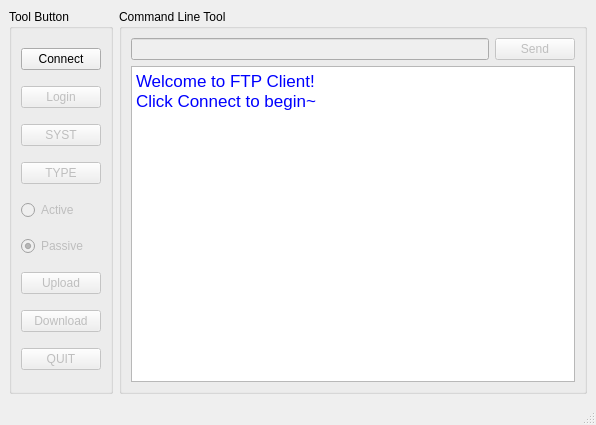
<?xml version="1.0" encoding="UTF-8"?>
<ui version="4.0">
 <class>MainWindow</class>
 <widget class="QMainWindow" name="MainWindow">
  <property name="geometry">
   <rect>
    <x>0</x>
    <y>0</y>
    <width>596</width>
    <height>425</height>
   </rect>
  </property>
  <property name="windowTitle">
   <string>FTP Client</string>
  </property>
  <widget class="QWidget" name="centralwidget">
   <layout class="QHBoxLayout" name="horizontalLayout_2">
    <item>
     <widget class="QGroupBox" name="group_btn">
      <property name="title">
       <string>Tool Button</string>
      </property>
      <layout class="QVBoxLayout" name="verticalLayout">
       <item>
        <widget class="QPushButton" name="btn_connect">
         <property name="text">
          <string>Connect</string>
         </property>
        </widget>
       </item>
       <item>
        <widget class="QPushButton" name="btn_login">
         <property name="enabled">
          <bool>false</bool>
         </property>
         <property name="text">
          <string>Login</string>
         </property>
        </widget>
       </item>
       <item>
        <widget class="QPushButton" name="btn_syst">
         <property name="enabled">
          <bool>false</bool>
         </property>
         <property name="text">
          <string>SYST</string>
         </property>
        </widget>
       </item>
       <item>
        <widget class="QPushButton" name="btn_type">
         <property name="enabled">
          <bool>false</bool>
         </property>
         <property name="text">
          <string>TYPE</string>
         </property>
        </widget>
       </item>
       <item>
        <widget class="QRadioButton" name="rb_port">
         <property name="enabled">
          <bool>false</bool>
         </property>
         <property name="text">
          <string>Active</string>
         </property>
        </widget>
       </item>
       <item>
        <widget class="QRadioButton" name="rb_pasv">
         <property name="enabled">
          <bool>false</bool>
         </property>
         <property name="text">
          <string>Passive</string>
         </property>
         <property name="checked">
          <bool>true</bool>
         </property>
        </widget>
       </item>
       <item>
        <widget class="QPushButton" name="btn_upload">
         <property name="enabled">
          <bool>false</bool>
         </property>
         <property name="text">
          <string>Upload</string>
         </property>
        </widget>
       </item>
       <item>
        <widget class="QPushButton" name="btn_download">
         <property name="enabled">
          <bool>false</bool>
         </property>
         <property name="text">
          <string>Download</string>
         </property>
        </widget>
       </item>
       <item>
        <widget class="QPushButton" name="btn_quit">
         <property name="enabled">
          <bool>false</bool>
         </property>
         <property name="text">
          <string>QUIT</string>
         </property>
        </widget>
       </item>
      </layout>
     </widget>
    </item>
    <item>
     <widget class="QGroupBox" name="group_cmd">
      <property name="title">
       <string>Command Line Tool</string>
      </property>
      <layout class="QVBoxLayout" name="verticalLayout_2">
       <item>
        <layout class="QHBoxLayout" name="horizontalLayout">
         <item>
          <widget class="QLineEdit" name="lineEdit">
           <property name="enabled">
            <bool>false</bool>
           </property>
          </widget>
         </item>
         <item>
          <widget class="QPushButton" name="btn_send">
           <property name="enabled">
            <bool>false</bool>
           </property>
           <property name="text">
            <string>Send</string>
           </property>
          </widget>
         </item>
        </layout>
       </item>
       <item>
        <widget class="QTextBrowser" name="textBrowser">
         <property name="html">
          <string>&lt;!DOCTYPE HTML PUBLIC &quot;-//W3C//DTD HTML 4.0//EN&quot; &quot;http://www.w3.org/TR/REC-html40/strict.dtd&quot;&gt;
&lt;html&gt;&lt;head&gt;&lt;meta name=&quot;qrichtext&quot; content=&quot;1&quot; /&gt;&lt;style type=&quot;text/css&quot;&gt;
p, li { white-space: pre-wrap; }
&lt;/style&gt;&lt;/head&gt;&lt;body style=&quot; font-family:'.SF NS Text'; font-size:13pt; font-weight:400; font-style:normal;&quot;&gt;
&lt;p style=&quot; margin-top:0px; margin-bottom:0px; margin-left:0px; margin-right:0px; -qt-block-indent:0; text-indent:0px;&quot;&gt;&lt;span style=&quot; color:#0000ff;&quot;&gt;Welcome to FTP Client!&lt;/span&gt;&lt;/p&gt;
&lt;p style=&quot; margin-top:0px; margin-bottom:0px; margin-left:0px; margin-right:0px; -qt-block-indent:0; text-indent:0px;&quot;&gt;&lt;span style=&quot; color:#0000ff;&quot;&gt;Click Connect to begin~&lt;/span&gt;&lt;/p&gt;
&lt;p style=&quot;-qt-paragraph-type:empty; margin-top:0px; margin-bottom:0px; margin-left:0px; margin-right:0px; -qt-block-indent:0; text-indent:0px; color:#0000ff;&quot;&gt;&lt;br /&gt;&lt;/p&gt;&lt;/body&gt;&lt;/html&gt;</string>
         </property>
        </widget>
       </item>
      </layout>
     </widget>
    </item>
   </layout>
  </widget>
  <widget class="QMenuBar" name="menubar">
   <property name="geometry">
    <rect>
     <x>0</x>
     <y>0</y>
     <width>596</width>
     <height>22</height>
    </rect>
   </property>
  </widget>
  <widget class="QStatusBar" name="statusbar"/>
 </widget>
 <resources/>
 <connections/>
</ui>
